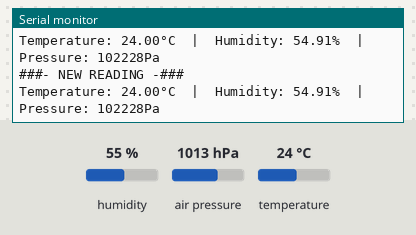
Recording of a sketch running on a simulated Arduino Uno, built with avr-gcc and run on an emulated ATmega328P. Parts: the last lines printed to the serial monitor. Wiring (inferred from the names in the program): BME280 sensor at I2C address 0x76. Inputs (shaded band) come from the test bench; at power-on: humidity 55 %, air pressure 1013 hPa, temperature 24 °C.

Above: at 1.2 s.
1.3 s: humidity set to 22 %
At 2.22 s:
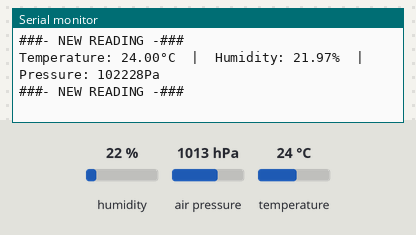
2.8 s: air pressure set to 952 hPa
At 2.85 s:
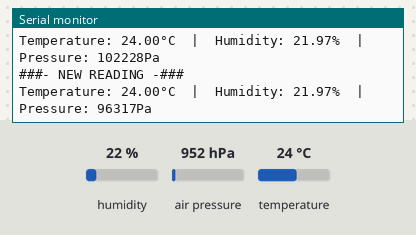
4.3 s: temperature set to 12 °C
At 4.32 s:
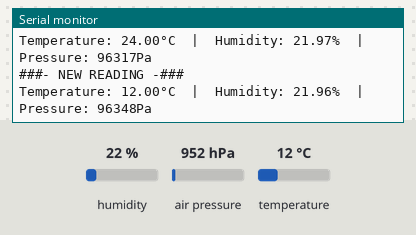
Timing chart, 0 to 7.3 s (numbered marks = the images above; inputs shaded):
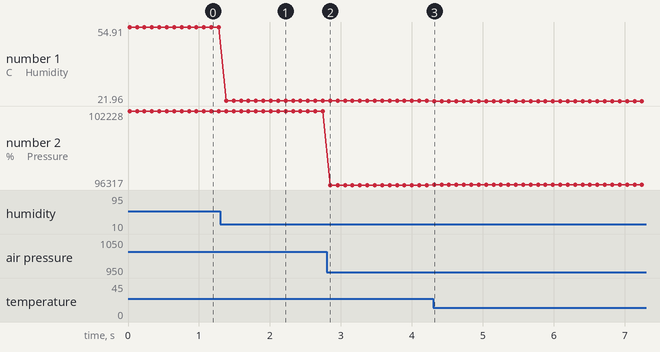

Measured:
- after the input at 1.3 s, the serial monitor: prints a new line after 0.08 s (image 1)
- after the input at 2.8 s, the serial monitor: prints a new line after 0.05 s (image 2)
- after the input at 4.3 s, the serial monitor: prints a new line at once (image 3)
- plotted number 1: 54.91 → 21.97 after the input at 1.3 s, 21.97 → 21.96 after the input at 4.3 s
- plotted number 2: 102228 → 96317 after the input at 2.8 s, 96317 → 96348 after the input at 4.3 s

The sketch:

BME_BMP280.ino
```cpp
#include "FLOlib_Sensor.h"

// Setup sensor -> SDA / SCL -> bus I2C
BME_P280 sensor;

void setup() {
  Serial.begin(115200);
  Serial.print("Sensor begin state: "); Serial.println( sensor.Begin() );
}

void loop() {
  sensor.Read_Temp_Hum_Pres();
  Serial.println("###- NEW READING -###");

  Serial.print("Temperature: ");
  Serial.print(sensor.temperature);
  Serial.print("°C");

  Serial.print("  |  ");

  Serial.print("Humidity: ");
  Serial.print(sensor.humidity);
  Serial.print("%");

  Serial.print("  |  ");

  Serial.print("Pressure: ");
  Serial.print(sensor.pressure);
  Serial.print("Pa");

  Serial.println(); Serial.println();
  delay(100);
}
```

FLOlib_Sensor.cpp
```cpp
#include <Arduino.h>
#include <Wire.h>
#include <stdint.h>
#include "FLOlib_Sensor.h"

/*
#if defined(ARDUINO) && (ARDUINO >= 100)
#include "Arduino.h"
#else
#include "WProgram.h"
#include <pins_arduino.h>
#endif
*/

// I) DHTxx sensor

// ###--- Summary ---###
// 1) Constantes
// 2) Fonctions utilitaires
// 3) Fonctions publiques
// 3)a. Initialisation sensor's model and pin
// 3)a. Name: DHT(char* model, byte pin) return void, Ex: DHT sensor("DHT22", 5);
// 3)b. Read temperature
// 3)b. Name: Read_Temperature(), return: float, Ex: sensor.Read_Temperature();
// 3)c. Read humidity
// 3)c. Name: Read_Humidity(), return: float, Ex: sensor.Read_Humidity();
// 3)d. Read Temperature & Humidity
// 3)d. Name: Read_Temp_and_Hum(), return: bool, Ex: sensor.Read_Temp_and_Hum();
// ###---------------###

// 1) Constantes
#ifndef SDHT_H
#define SDHT_H

#define DHT11 0
#define DHT12 1
#define DHT21 2
#define DHT22 3
#define NonExistantDHTxx 4

#define SDHT_CYCLES microsecondsToClockCycles(200)

#define ErrCom   -997
#define ErrCode  -998
#define ErrModel -999

#define humidity_offset 0.1
#define temperature_offset 0
// 2) Fonctions utilitaires
uint16_t pulse(uint8_t pin, int state) {
    uint16_t cycle = SDHT_CYCLES;
    while ((digitalRead(pin) == state) && cycle--);
    return cycle;
}

// 3) Fonctions publiques
// a. Initialisation sensor's model and pin
DHT::DHT(char* model, byte pin) {
    if     (model == "DHT11") _model = DHT11;
    else if(model == "DHT12") _model = DHT12;
    else if(model == "DHT21") _model = DHT21;
    else if(model == "DHT22") _model = DHT22;
    else _model = NonExistantDHTxx;

    _pin = pin;
}

// b. Read temperature
float DHT::Read_Temperature() {
    uint8_t data[5] = {0, 0, 0, 0, 0};

    // Start sensor communication
    pinMode(_pin, OUTPUT);
    digitalWrite(_pin, LOW);
    pulseIn(_pin, HIGH, (_model < DHT21) ? 20000 : 1000);
    digitalWrite(_pin, HIGH);
    pinMode(_pin, INPUT);

    // If communication error -> return ErrCom
    if (!pulseIn(_pin, HIGH, 300)) return ErrCom;
    // Reading sensor data
    for (uint8_t i = 0; i < 40; i++) data[i / 8] += data[i / 8] + (pulse(_pin, LOW) > pulse(_pin, HIGH));
    // If reading error -> return ErrCode
    if (data[4] != uint8_t(data[0] + data[1] + data[2] + data[3])) return ErrCode;

    // Choose the correct return in term of the DHTxx model
    switch (_model) {
        // Save the temp value then return it
        case DHT11:
            _temperature = ((data[2] * 10) + data[3]);
            _temperature = double(_temperature) / 10 + temperature_offset;
            return _temperature;

        case DHT12:
            _temperature = ((data[2] * 10) + (data[3] & 0x7F)) * ((data[3] & 0x80) ? -1 : 1);
            _temperature = double(_temperature) / 10 + temperature_offset;
            return _temperature;

        case DHT21:
        case DHT22:
            _temperature = (uint16_t((data[2] & 0x7F) << 8) | data[3]) * ((data[2] & 0x80) ? -1 : 1);
            _temperature = double(_temperature) / 10 + temperature_offset;
            return _temperature;

        // If no model is matched -> return ErrModel
        default: return ErrModel;
      }
}

// c. Read humidity
float DHT::Read_Humidity() {
    uint8_t data[5] = {0, 0, 0, 0, 0};

    // Start sensor communication
    pinMode(_pin, OUTPUT);
    digitalWrite(_pin, LOW);
    pulseIn(_pin, HIGH, (_model < DHT21) ? 20000 : 1000);
    digitalWrite(_pin, HIGH);
    pinMode(_pin, INPUT);

    // If communication error -> return ErrCom
    if (!pulseIn(_pin, HIGH, 300)) return ErrCom;
    // Reading sensor data
    for (uint8_t i = 0; i < 40; i++) data[i / 8] += data[i / 8] + (pulse(_pin, LOW) > pulse(_pin, HIGH));
    // If reading error -> return ErrCode
    if (data[4] != uint8_t(data[0] + data[1] + data[2] + data[3])) return ErrCode;

    // Choose the correct return in term of the DHTxx model
    switch (_model) {
        // Save the temp value then return it
        case DHT11:
            _humidity = (data[0] * 10) + data[1];
            _humidity = double(_humidity) / 10 + humidity_offset;
            return _humidity;

        case DHT12:
            _humidity = (data[0] * 10) + data[1];
            _humidity = double(_humidity) / 10 + humidity_offset;
            return _humidity;

        case DHT21:
        case DHT22:
            _humidity = (uint16_t(data[0] << 8) | data[1]);
            _humidity = double(_humidity) / 10 + humidity_offset;
            return _humidity;

        // If no model is matched -> return ErrModel
        default: return ErrModel;
      }
}

// d. Read temperature & humidity
bool DHT::Read_Temp_and_Hum() {
    uint8_t data[5] = {0, 0, 0, 0, 0};
    // Start sensor communication
    pinMode(_pin, OUTPUT);
    digitalWrite(_pin, LOW);
    pulseIn(_pin, HIGH, (_model < DHT21) ? 20000 : 1000);
    digitalWrite(_pin, HIGH);
    pinMode(_pin, INPUT);

    // If communication error -> return false
    if (!pulseIn(_pin, HIGH, 300)) return false;
    // Reading sensor data
    for (uint8_t i = 0; i < 40; i++) data[i / 8] += data[i / 8] + (pulse(_pin, LOW) > pulse(_pin, HIGH));
    // If reading error -> return ErrCode
    if (data[4] != uint8_t(data[0] + data[1] + data[2] + data[3])) return false;

    // Choose the correct return in term of the DHTxx model
    switch (_model) {
        case DHT11:
            _humidity = (data[0] * 10) + data[1];
            _humidity = double(_humidity) / 10 + humidity_offset;

            _temperature = (data[2] * 10) + data[3];
            _temperature = double(_temperature) / 10 + temperature_offset;
            return true;

        case DHT12:
            _humidity = (data[0] * 10) + data[1];
            _humidity = double(_humidity) / 10 + humidity_offset;

            _temperature = ((data[2] * 10) + (data[3] & 0x7F)) * ((data[3] & 0x80) ? -1 : 1);
            _temperature = double(_temperature) / 10 + temperature_offset;
            return true;

        case DHT21:
        case DHT22:
            _humidity = (uint16_t(data[0] << 8) | data[1]);
            _humidity = double(_humidity) / 10 + humidity_offset;

            _temperature = (uint16_t((data[2] & 0x7F) << 8) | data[3]) * ((data[2] & 0x80) ? -1 : 1);
            _temperature = double(_temperature) / 10 + temperature_offset;
            return true;

        default: return false;
    }
}

// II) BME/P 280 sensor

// ###--- Summary ---###
// 1) Constantes
// 1)a. BME280 Definitions
// 1)b. BME280 Registers
// 1)c. BME280 Register bitfield positions
// 1)d. BME280 Register bitfield masks
// 2) Fonctions utilitaires
// 3) Fonctions publiques
// 3)a. Initialisation sensor's model and pin
// 3)a. Name: DHT(char* model, byte pin) return void, Ex: DHT sensor("DHT22", 5);
// 3)b. Read temperature
// 3)b. Name: Read_Temperature(), return: float, Ex: sensor.Read_Temperature();
// 3)c. Read humidity
// 3)c. Name: Read_Humidity(), return: float, Ex: sensor.Read_Humidity();
// 3)d. Read Temperature & Humidity
// 3)d. Name: Read_Temp_and_Hum(), return: bool, Ex: sensor.Read_Temp_and_Hum();
// ###---------------###

// 1) Constantes
// a. BME280 Definitions
#define BME280_LIB_VERSION              0x10
#define BME280_ADDRESS                  0x76
#define BME280_CHIP_ID                  0x60

// b. BME280 Registers
// Temperature
#define BME280_REG_DIG_T1               0x88
#define BME280_REG_DIG_T2               0x8A
#define BME280_REG_DIG_T3               0x8C
// Pressure
#define BME280_REG_DIG_P1               0x8E
#define BME280_REG_DIG_P2               0x90
#define BME280_REG_DIG_P3               0x92
#define BME280_REG_DIG_P4               0x94
#define BME280_REG_DIG_P5               0x96
#define BME280_REG_DIG_P6               0x98
#define BME280_REG_DIG_P7               0x9A
#define BME280_REG_DIG_P8               0x9C
#define BME280_REG_DIG_P9               0x9E
// Humidity
#define BME280_REG_DIG_H1               0xA1
#define BME280_REG_DIG_H2               0xE1
#define BME280_REG_DIG_H3               0xE3
#define BME280_REG_DIG_H4               0xE4
#define BME280_REG_DIG_H5               0xE5
#define BME280_REG_DIG_H6               0xE7

#define BME280_REG_CHIPID               0xD0
#define BME280_REG_VERSION              0xD1
#define BME280_REG_RESET                0xE0
#define BME280_REG_CTRLHUM              0xF2
#define BME280_REG_STATUS               0xF3
#define BME280_REG_CONTROL              0xF4
#define BME280_REG_CONFIG               0xF5
#define BME280_REG_PDATA                0xF7
#define BME280_REG_TDATA                0xFA
#define BME280_REG_HDATA                0xFD

// c. BME280 Register bitfield positions
#define BME280_BITMASK_HOS_SHIFT        0
#define BME280_BITMASK_POS_SHIFT        2
#define BME280_BITMASK_TOS_SHIFT        5
#define BME280_BITMASK_FILTER_SHIFT     2
#define BME280_BITMASK_MODE_SHIFT       0
#define BME280_BITMASK_FILTER_SHIFT     2
#define BME280_BITMASK_PERIOD_SHIFT     5
#define BME280_BITMASK_MEASURING_SHIFT  3
#define BME280_BITMASK_IMUPDATE_SHIFT   0

// d. BME280 Register bitfield masks
#define BME280_BITMASK_HOS              (0x07 << BME280_BITMASK_HOS_SHIFT)
#define BME280_BITMASK_POS              (0x07 << BME280_BITMASK_POS_SHIFT)
#define BME280_BITMASK_TOS              (0x07 << BME280_BITMASK_TOS_SHIFT)
#define BME280_BITMASK_MODE             (0x03 << BME280_BITMASK_MODE_SHIFT)
#define BME280_BITMASK_FILTER           (0x07 << BME280_BITMASK_FILTER_SHIFT)
#define BME280_BITMASK_PERIOD           (0x07 << BME280_BITMASK_PERIOD_SHIFT)
#define BME280_BITMASK_MEASURING        (0x01 << BME280_BITMASK_MEASURING_SHIFT)
#define BME280_BITMASK_IMUPDATE         (0x01 << BME280_BITMASK_IMUPDATE_SHIFT)
#define BME280_BITMASK_RESET            0xB6

#define BME280_DEFAULT_HOS      (bmeo4      << BME280_BITMASK_HOS_SHIFT)
#define BME280_DEFAULT_TOS      (bmeo2      << BME280_BITMASK_TOS_SHIFT)
#define BME280_DEFAULT_POS      (bmeo16     << BME280_BITMASK_POS_SHIFT)
#define BME280_DEFAULT_MODE     (bmemNormal << BME280_BITMASK_MODE_SHIFT)
#define BME280_DEFAULT_PERIOD   (bmep250ms  << BME280_BITMASK_PERIOD_SHIFT)
#define BME280_DEFAULT_FILTER   (bmef8      << BME280_BITMASK_FILTER_SHIFT)
// 2) Fonctions utilitaires
uint8_t BME_P280::read8(uint8_t reg) {
  readStart(reg, 1);
  return Wire.read();
}
uint16_t BME_P280::read16(uint8_t reg) {
  readStart(reg, 2);
  uint16_t data;
  data   = (uint8_t)Wire.read();
  data <<= 8;
  data  |= (uint8_t)Wire.read();
  return data;
}
uint16_t BME_P280::read16BE(uint8_t reg) {
  uint16_t data = read16(reg);
  return (data << 8) | (data >> 8);
}
uint32_t BME_P280::read24(uint8_t reg) {
  readStart(reg, 3);
  uint32_t data;
  data   = (uint8_t)Wire.read();
  data <<= 8;
  data  |= (uint8_t)Wire.read();
  data <<= 8;
  data  |= (uint8_t)Wire.read();
  return data >> 4;
}
void BME_P280::send(uint8_t reg, uint8_t value) {
  Wire.beginTransmission(BME280_ADDRESS);
  Wire.write(reg);
  Wire.write(value);
  Wire.endTransmission();
}
void BME_P280::write(uint8_t reg, uint8_t value) {
  do send(reg, value);
  while (value != read8(reg));
}
void BME_P280::rmw(uint8_t reg, uint8_t mask, uint8_t shift, uint8_t value) {
  uint8_t data = read8(reg);

  uint8_t tmp;
  if (reg != BME280_REG_CONTROL)
    tmp = read8(BME280_REG_CONTROL);
  write(BME280_REG_CONTROL, 0);

  value <<=  shift;
  value  &=  mask;
  data   &= ~mask;
  data   |=  value;
  write(reg, data);

  if (reg != BME280_REG_CONTROL)
    write(BME280_REG_CONTROL, tmp);
}
void BME_P280::readStart(uint8_t reg, uint8_t size) {
  Wire.beginTransmission(BME280_ADDRESS);
  Wire.write(reg);
  Wire.endTransmission();

  Wire.requestFrom(BME280_ADDRESS, size);
  while (Wire.available() < size);
}
void BME_P280::reset() {
  send(BME280_REG_RESET, BME280_BITMASK_RESET);
  delay(2);
}
void BME_P280::mode(BME280mode_t x) {
  rmw(BME280_REG_CONTROL, BME280_BITMASK_MODE, BME280_BITMASK_MODE_SHIFT, (uint8_t)x);
}
void BME_P280::period(BME280period_t x) {
  rmw(BME280_REG_CONFIG, BME280_BITMASK_PERIOD, BME280_BITMASK_PERIOD_SHIFT, (uint8_t)x);
}
void BME_P280::filter(BME280filter_t x) {
  rmw(BME280_REG_CONFIG, BME280_BITMASK_FILTER, BME280_BITMASK_FILTER_SHIFT, (uint8_t)x);
}
void BME_P280::oversampling(BME280oversampling_t x, char channel) {
  channel &= ~0x20;

  if (channel == 'T')
    rmw(BME280_REG_CONTROL, BME280_BITMASK_TOS, BME280_BITMASK_TOS_SHIFT, (uint8_t)x);

  if (channel == 'P')
    rmw(BME280_REG_CONTROL, BME280_BITMASK_POS, BME280_BITMASK_POS_SHIFT, (uint8_t)x);

  if (channel == 'H')
    rmw(BME280_REG_CTRLHUM, BME280_BITMASK_HOS, BME280_BITMASK_HOS_SHIFT, (uint8_t)x);
}
void BME_P280::oversamplingT(BME280oversampling_t x) {
  rmw(BME280_REG_CONTROL, BME280_BITMASK_TOS, BME280_BITMASK_TOS_SHIFT, (uint8_t)x);
}
void BME_P280::oversamplingP(BME280oversampling_t x) {
  rmw(BME280_REG_CONTROL, BME280_BITMASK_POS, BME280_BITMASK_POS_SHIFT, (uint8_t)x);
}
void BME_P280::oversamplingH(BME280oversampling_t x) {
  rmw(BME280_REG_CTRLHUM, BME280_BITMASK_HOS, BME280_BITMASK_HOS_SHIFT, (uint8_t)x);
}
// 3) Fonctions publiques
bool BME_P280::Begin() {
  Wire.begin();
  delay(2);

  if (read8(BME280_REG_CHIPID) != BME280_CHIP_ID)
    return true;

  reset();

  t1 = (uint16_t)read16BE(BME280_REG_DIG_T1);
  t2 = (int16_t)read16BE(BME280_REG_DIG_T2);
  t3 = (int16_t)read16BE(BME280_REG_DIG_T3);

  p1 = (uint16_t)read16BE(BME280_REG_DIG_P1);
  p2 = (int16_t)read16BE(BME280_REG_DIG_P2);
  p3 = (int16_t)read16BE(BME280_REG_DIG_P3);
  p4 = (int16_t)read16BE(BME280_REG_DIG_P4);
  p5 = (int16_t)read16BE(BME280_REG_DIG_P5);
  p6 = (int16_t)read16BE(BME280_REG_DIG_P6);
  p7 = (int16_t)read16BE(BME280_REG_DIG_P7);
  p8 = (int16_t)read16BE(BME280_REG_DIG_P8);
  p9 = (int16_t)read16BE(BME280_REG_DIG_P9);

  h1 = (uint8_t  )read8(BME280_REG_DIG_H1);
  h2 = (int16_t  )read16BE(BME280_REG_DIG_H2);
  h3 = (uint8_t  )read8(BME280_REG_DIG_H3);
  h4 = ((uint16_t)read8(BME280_REG_DIG_H4 + 0) << 8) + (uint8_t)(read8(BME280_REG_DIG_H4 + 1) << 4);
  h5 = ((uint16_t)read8(BME280_REG_DIG_H5 + 1) << 8) + (uint8_t)(read8(BME280_REG_DIG_H5 + 0) << 0);
  h6 = (int8_t   )read8(BME280_REG_DIG_H6);
  h4 >>= 4;
  h5 >>= 4;

  write(BME280_REG_CTRLHUM, BME280_DEFAULT_HOS );
  write(BME280_REG_CONTROL, BME280_DEFAULT_POS    | BME280_DEFAULT_TOS | BME280_DEFAULT_MODE );
  write(BME280_REG_CONFIG,  BME280_DEFAULT_PERIOD | BME280_DEFAULT_FILTER );
  return false;
}

void BME_P280::Read_Temp_Hum_Pres() {

  x = read24(BME280_REG_TDATA);
  x >>= 4;  x -= t1;
  t_fine  = t3;  t_fine *= x;  t_fine >>= 16;
  t_fine += t2;  t_fine *= x;  t_fine >>= 10;
    x = t_fine; x -= 128000L;

  y = r = x;  y *= x;  y >>= 16;  y *= p6;  y >>= 1;
  r *= p5;    y += r;  y >>= 3;   r  = p4;  r <<= 15;  y += r;

  r = 1L << 20;
  r -= read24(BME280_REG_PDATA); //  r -= 306093;
  r <<= 11;  r -= y;

  y = x;   y *= p3;  y >>= 8;  y *= x;  y >>= 12;
  x *= p2; y += x;   y >>= 8;  y += 1L << 27;
  y = ((uint64_t)y * p1) >> 19; //  y >>= 12; y *= p1; y >>= 7;

  r = (uint64_t)r * 3125 / y; //  r *= 3125;  r /= y;
  p = x = r;  p *= p9;  p >>= 18;  p *= r;  x  *= p8;  p += x;
  p >>= 8;    x  = p7;  x <<= 9;   p += x;  r <<= 11;  p += r;  p >>= 13;

   x = t_fine;  x -= 76800L;

  r = y = x;  r *= h3;  r += 1L << 26;  r >>= 16;  y *= h6;
  y >>= 16;   r *= y;   r += 1L << 20;  r >>= 12;  r *= h2;  r >>= 8;

  x *= h5;  y = -(uint32_t)h4;  y <<= 6;
  y += read16(BME280_REG_HDATA); //  y += 22123;
  y <<= 14;   y -= x;   y >>= 14;       r *= y;    r >>= 8;

  h = r;     r *= h1;   r = -r;   r += 1L << 27;   r >>= 16;  h *= r;

  if (h < 0             ) humidity = 0;
  if (h > (100UL << 19) ) humidity = 100.0;
  humidity = (float)h / float(1UL << 19);

  temperature = (float)t_fine / 5120.0;

  pressure = p;
}

#endif
```

Source omitted: FLOlib_Sensor.h (3016 bytes)
